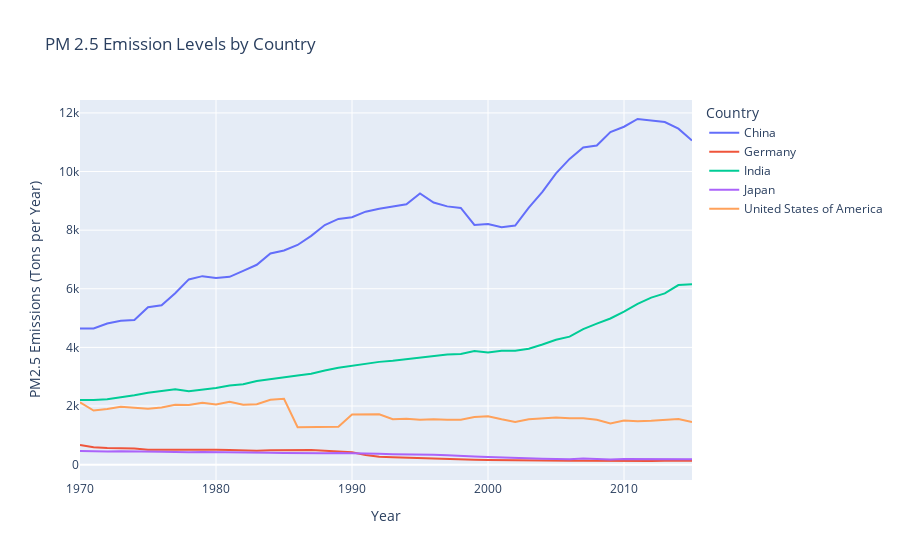

Notebook code cell kept with this figure:
### Code cell
bas_epi_pm25 = bas_ei.dropna(subset=['edgar_pm25', 'year', 'cname'])
fig_pm25 = px.line(bas_epi_pm25, x='year', y='edgar_pm25', color='cname',
                   title="PM 2.5 Emission Levels by Country",
                   labels={
                       "year": "Year",
                       "edgar_pm25": "PM2.5 Emissions (Tons per Year)",
                       "cname": "Country"
                   })
fig_pm25.show()

### Figure 1 — Plotly figure (JSON) as saved in the notebook; plotly's stock layout.template omitted (floating-point values rounded to 4 significant figures)
{"data": [{"hovertemplate": "Country=China<br>Year=%{x}<br>PM2.5 Emissions (Tons per Year)=%{y}<extra></extra>", "legendgroup": "China", "line": {"color": "#636efa", "dash": "solid"}, "marker": {"symbol": "circle"}, "mode": "lines", "name": "China", "orientation": "v", "showlegend": true, "type": "scatter", "x": [1970, 1971, 1972, 1973, 1974, 1975, 1976, 1977, 1978, 1979, 1980, 1981, 1982, 1983, 1984, 1985, 1986, 1987, 1988, 1989, 1990, 1991, 1992, 1993, 1994, 1995, 1996, 1997, 1998, 1999, 2000, 2001, 2002, 2003, 2004, 2005, 2006, 2007, 2008, 2009, 2010, 2011, 2012, 2013, 2014, 2015], "xaxis": "x", "y": [4643.0, 4647.0, 4814.0, 4907.0, 4936.0, 5370.0, 5436.0, 5849.0, 6319.0, 6431.0, 6371.0, 6406.0, 6612.0, 6819.0, 7205.0, 7305.0, 7494.0, 7806.0, 8176.0, 8383.0, 8444.0, 8630.0, 8728.0, 8804.0, 8882.0, 9252.0, 8944.0, 8811.0, 8760.0, 8178.0, 8208.0, 8100.0, 8155.0, 8766.0, 9306.0, 9936.0, 10430.0, 10820.0, 10890.0, 11350.0, 11530.0, 11790.0, 11730.0, 11690.0, 11460.0, 11060.0], "yaxis": "y"}, {"hovertemplate": "Country=Germany<br>Year=%{x}<br>PM2.5 Emissions (Tons per Year)=%{y}<extra></extra>", "legendgroup": "Germany", "line": {"color": "#EF553B", "dash": "solid"}, "marker": {"symbol": "circle"}, "mode": "lines", "name": "Germany", "orientation": "v", "showlegend": true, "type": "scatter", "x": [1970, 1971, 1972, 1973, 1974, 1975, 1976, 1977, 1978, 1979, 1980, 1981, 1982, 1983, 1984, 1985, 1986, 1987, 1988, 1989, 1990, 1991, 1992, 1993, 1994, 1995, 1996, 1997, 1998, 1999, 2000, 2001, 2002, 2003, 2004, 2005, 2006, 2007, 2008, 2009, 2010, 2011, 2012, 2013, 2014, 2015], "xaxis": "x", "y": [667.3, 595.7, 563.9, 563.0, 546.9, 506.0, 511.3, 494.1, 498.2, 528.1, 508.1, 500.2, 488.7, 472.5, 489.7, 501.7, 505.6, 500.1, 474.7, 453.9, 422.8, 327.7, 272.5, 256.2, 238.6, 218.0, 209.2, 201.1, 184.1, 169.8, 160.3, 152.2, 142.4, 152.2, 138.6, 134.0, 136.4, 136.0, 129.4, 124.0, 134.6, 130.5, 126.0, 128.4, 126.2, 130.2], "yaxis": "y"}, {"hovertemplate": "Country=India<br>Year=%{x}<br>PM2.5 Emissions (Tons per Year)=%{y}<extra></extra>", "legendgroup": "India", "line": {"color": "#00cc96", "dash": "solid"}, "marker": {"symbol": "circle"}, "mode": "lines", "name": "India", "orientation": "v", "showlegend": true, "type": "scatter", "x": [1970, 1971, 1972, 1973, 1974, 1975, 1976, 1977, 1978, 1979, 1980, 1981, 1982, 1983, 1984, 1985, 1986, 1987, 1988, 1989, 1990, 1991, 1992, 1993, 1994, 1995, 1996, 1997, 1998, 1999, 2000, 2001, 2002, 2003, 2004, 2005, 2006, 2007, 2008, 2009, 2010, 2011, 2012, 2013, 2014, 2015], "xaxis": "x", "y": [2208.0, 2201.0, 2231.0, 2294.0, 2364.0, 2452.0, 2505.0, 2573.0, 2501.0, 2545.0, 2612.0, 2698.0, 2740.0, 2852.0, 2921.0, 2966.0, 3044.0, 3100.0, 3215.0, 3303.0, 3373.0, 3443.0, 3506.0, 3545.0, 3601.0, 3642.0, 3719.0, 3759.0, 3772.0, 3876.0, 3825.0, 3884.0, 3884.0, 3954.0, 4098.0, 4261.0, 4366.0, 4624.0, 4811.0, 4987.0, 5224.0, 5487.0, 5699.0, 5840.0, 6127.0, 6154.0], "yaxis": "y"}, {"hovertemplate": "Country=Japan<br>Year=%{x}<br>PM2.5 Emissions (Tons per Year)=%{y}<extra></extra>", "legendgroup": "Japan", "line": {"color": "#ab63fa", "dash": "solid"}, "marker": {"symbol": "circle"}, "mode": "lines", "name": "Japan", "orientation": "v", "showlegend": true, "type": "scatter", "x": [1970, 1971, 1972, 1973, 1974, 1975, 1976, 1977, 1978, 1979, 1980, 1981, 1982, 1983, 1984, 1985, 1986, 1987, 1988, 1989, 1990, 1991, 1992, 1993, 1994, 1995, 1996, 1997, 1998, 1999, 2000, 2001, 2002, 2003, 2004, 2005, 2006, 2007, 2008, 2009, 2010, 2011, 2012, 2013, 2014, 2015], "xaxis": "x", "y": [462.2, 446.6, 451.4, 458.0, 459.3, 442.7, 437.2, 433.4, 419.3, 430.9, 420.2, 415.3, 401.3, 389.9, 401.9, 396.6, 386.5, 376.4, 388.0, 392.8, 392.1, 380.2, 368.6, 355.7, 353.9, 348.2, 339.5, 321.6, 289.4, 273.9, 259.7, 240.7, 229.5, 215.9, 201.7, 193.1, 186.6, 206.6, 196.6, 176.9, 193.7, 191.0, 190.3, 194.5, 190.4, 186.3], "yaxis": "y"}, {"hovertemplate": "Country=United States of America<br>Year=%{x}<br>PM2.5 Emissions (Tons per Year)=%{y}<extra></extra>", "legendgroup": "United States of America", "line": {"color": "#FFA15A", "dash": "solid"}, "marker": {"symbol": "circle"}, "mode": "lines", "name": "United States of America", "orientation": "v", "showlegend": true, "type": "scatter", "x": [1970, 1971, 1972, 1973, 1974, 1975, 1976, 1977, 1978, 1979, 1980, 1981, 1982, 1983, 1984, 1985, 1986, 1987, 1988, 1989, 1990, 1991, 1992, 1993, 1994, 1995, 1996, 1997, 1998, 1999, 2000, 2001, 2002, 2003, 2004, 2005, 2006, 2007, 2008, 2009, 2010, 2011, 2012, 2013, 2014, 2015], "xaxis": "x", "y": [2127.0, 1847.0, 1898.0, 1973.0, 1940.0, 1906.0, 1950.0, 2042.0, 2034.0, 2113.0, 2049.0, 2144.0, 2043.0, 2061.0, 2216.0, 2245.0, 1278.0, 1280.0, 1298.0, 1295.0, 1713.0, 1709.0, 1717.0, 1551.0, 1564.0, 1527.0, 1550.0, 1533.0, 1536.0, 1625.0, 1651.0, 1547.0, 1456.0, 1546.0, 1582.0, 1612.0, 1586.0, 1586.0, 1528.0, 1402.0, 1505.0, 1482.0, 1499.0, 1531.0, 1560.0, 1457.0], "yaxis": "y"}], "layout": {"legend": {"title": {"text": "Country"}, "tracegroupgap": 0}, "title": {"text": "PM 2.5 Emission Levels by Country"}, "xaxis": {"anchor": "y", "domain": [0, 1], "title": {"text": "Year"}}, "yaxis": {"anchor": "x", "domain": [0, 1], "title": {"text": "PM2.5 Emissions (Tons per Year)"}}}}
